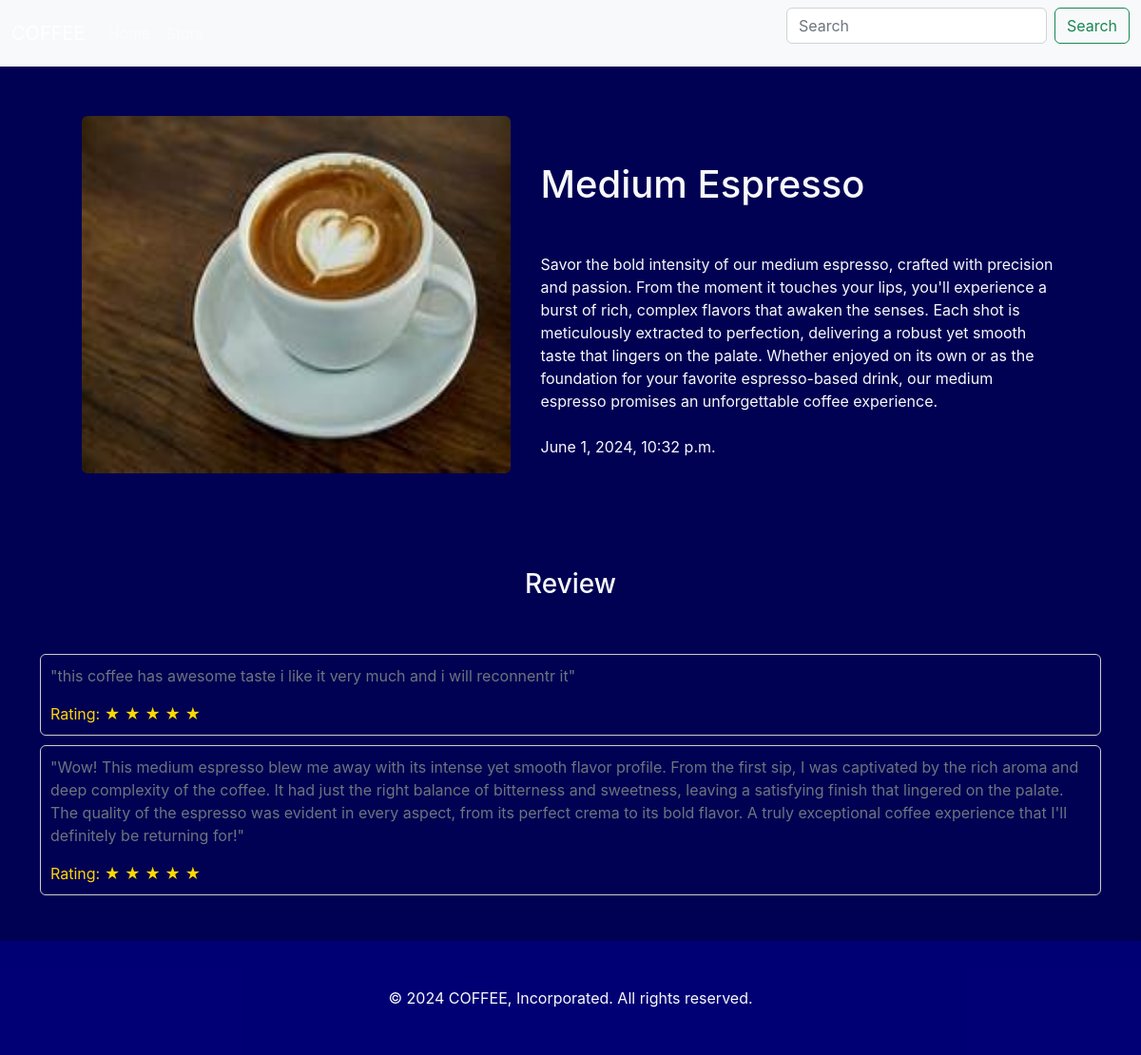
The app's page /product/2 with its own data.
### coffeeapp/models.py (models this page shows, shortened)
class Coffee(models.Model):
    choose = [
        ('CA', 'cappuccino'),
        ('LT', 'latte'),
        ('ES', 'espresso'),
        ('BL', 'black'),
    ]
    name = models.CharField(max_length=100)
    image = models.ImageField(upload_to='coffeeapp/')
    added_at = models.DateTimeField(default=timezone.now)
    type = models.CharField(max_length=2,choices=choose)
    description = models.TextField(default='')

class CoffeeReview(models.Model):
    coffee = models.ForeignKey(Coffee, on_delete=models.CASCADE)
    comment = models.TextField(default='')
    rating = models.IntegerField()
    given_at = models.DateTimeField(default=timezone.now)

### coffeeapp/views.py (the view)
# urls.py: path('product/<int:id>', views.product, name='product'),
def product(request, id):
    product = get_object_or_404(Coffee, id = id)
    reviews = CoffeeReview.objects.filter(coffee_id=id)
    context = {'product':product, 'reviews':reviews,}
    return render(request, 'coffeeapp/product.html', context)

### coffeeapp/views.py (called while the page is built)
@register.filter
def range_filter(value):
    return range(value)

### coffeeapp/templates/coffeeapp/product.html (shortened to what this page needs)
{% extends 'coffeeapp/base.html' %}
{% block content %}
<div class="container">
    <div class="row py-5 justify-content-center">
        <div class="col-5 m-1">
            <img src="{{product.image.url}}" class="card-img-top h-100 rounded" alt="...">
        </div>
        <div class="col-6 m-1">
            <div>
                <h1 class="text-bold text-light text-capitalize my-5">{{product.name}}</h1>
                <p class="text-light">{{product.description}} <br><br>
                    {{product.added_at}}</p>
            </div>
        </div>
    </div>
    <h3 class="text-light text-center py-5">Review</h3>
    {% for review in reviews %}
    <div class="review rounded">
        <p class="text-muted">"{{ review.comment }}"</p>
        <div class="rating">
            Rating:
            {% for star in review.rating|range_filter %}
                <span>&#9733;</span>
            {% endfor %}
        </div>
    </div>
    {% endfor %}
</div>
{% endblock%}

### coffeeapp/templates/coffeeapp/base.html (style rules this page uses)
.review { border: 1px solid #ccc; padding: 10px; margin-bottom: 10px; }
.rating { color: #ffd700; }

### records on screen
Coffee: image (picture), name "Medium Espresso", description "Savor the bold intensity of our medium espresso, crafted with precision and passion. From the moment it touches your lips, you'll experience a burst of rich, complex flavors that awaken the senses. Each shot is meticulously extracted to perfection, delivering a robust yet smooth taste that lingers on the palate. Whether enjoyed on its own or as the foundation for your favorite espresso-based drink, our medium espresso promises an unforgettable coffee experience.", added_at "June 1, 2024, 10:32 p.m."
CoffeeReview: comment "this coffee has awesome taste i like it very much and i will reconnentr it", rating 5 (drawn)
CoffeeReview: comment "Wow! This medium espresso blew me away with its intense yet smooth flavor profile. From the first sip, I was captivated by the rich aroma and deep complexity of the coffee. It had just the right balance of bitterness and sweetness, leaving a satisfying finish that lingered on the palate. The quality of the espresso was evident in every aspect, from its perfect crema to its bold flavor. A truly exceptional coffee experience that I'll definitely be returning for!", rating 5 (drawn)
